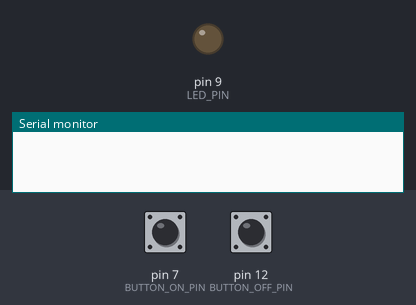
Bench run of a sketch on a simulated Arduino Uno, built with avr-gcc and run on an emulated ATmega328P. Parts: output pins drawn as LEDs (lit = HIGH), the last lines printed to the serial monitor. The test bench sets the inputs (shaded band); at power-on: pin 7 (BUTTON_ON_PIN) HIGH, pin 12 (BUTTON_OFF_PIN) HIGH.

Above: at 1.2 s.
1.3 s: pin 7 (BUTTON_ON_PIN) pulled LOW for 0.15 s
At 2.0 s:
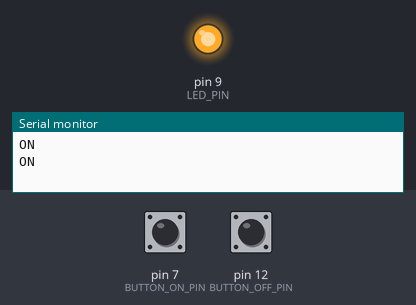
2.9 s: pin 12 (BUTTON_OFF_PIN) pulled LOW for 0.15 s
At 3.3 s:
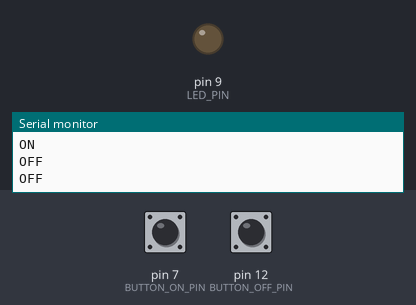
4.5 s: pin 7 (BUTTON_ON_PIN) pulled LOW for 1 s
At 5.7 s:
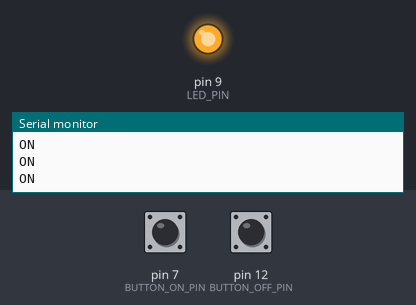
7.0 s: pin 12 (BUTTON_OFF_PIN) pulled LOW for 1 s
At 7.6 s:
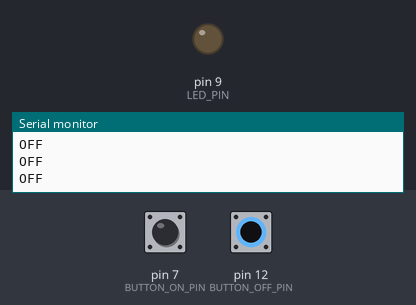
Timing chart, 0 to 10.0 s (numbered marks = the images above; inputs shaded):
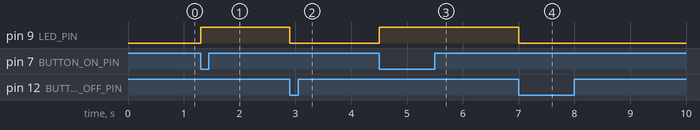

Measured:
- after the input at 1.3 s, pin 9 (LED_PIN): LOW → HIGH at once
- after the input at 2.9 s, pin 9 (LED_PIN): HIGH → LOW at once
- after the input at 4.5 s, pin 9 (LED_PIN): LOW → HIGH at once
- after the input at 7.0 s, pin 9 (LED_PIN): HIGH → LOW at once

The sketch:

button.ino
```cpp
const int BUTTON_ON_PIN = 7; // 開燈按鈕的接腳(PIN)
const int BUTTON_OFF_PIN = 12; // 關燈按鈕的接腳(PIN)
const int LED_PIN = 9; // LED 燈的接腳


int ledState = 0; // LED開/關狀態值, Ex: ledState = 1 (開燈), 0 (關燈)


void setup() {
Serial.begin(9600);
pinMode(BUTTON_ON_PIN, INPUT); // 設定按鈕的接腳為輸入，因為我們要讀取他的狀態值
pinMode(BUTTON_OFF_PIN, INPUT); // 設定按鈕的接腳為輸入，因為我們要讀取他的狀態值
pinMode(LED_PIN, OUTPUT); // 設定LED的接腳為輸出
}

void loop() {
  // put your main code here, to run repeatedly:
  //buttonState = digitalRead(BUTTON_PIN);
  //Serial.println(buttonState);
  if(digitalRead(BUTTON_ON_PIN) == LOW){
    ledState=1;
    Serial.println("ON");
  }
  if(digitalRead(BUTTON_OFF_PIN) ==LOW){
     ledState=0;
    Serial.println("OFF");
  }
  if(ledState ==1){
    digitalWrite(LED_PIN,HIGH);
  }else{digitalWrite(LED_PIN,LOW);
  }
  delay(100);
}
```
